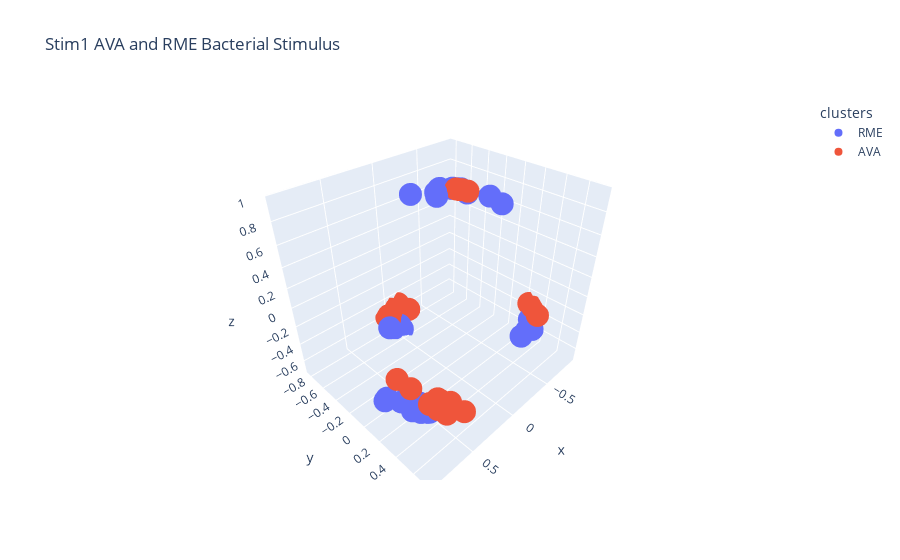

The notebook cell saved with this chart:
### Code cell
# Create a scatter plot
fig = px.scatter_3d(data_frame = hyperbolic_df, x= 'x', y = 'y', z= 'z', title='Stim1 AVA and RME Bacterial Stimulus',  color ='clusters') #cornflowerblue, lightcoral
fig.update_layout(
    scene=dict(
        xaxis=dict(ticktext=[-1, -0.5, 0, 0.5, 1]),
        yaxis=dict(ticktext=[-1, -0.5, 0, 0.5, 1]),
        zaxis=dict(ticktext=[-1, -0.5, 0, 0.5, 1]),
    )
)

fig.show()

### Figure 1 — Plotly figure (JSON) as saved in the notebook; plotly's stock layout.template omitted (floating-point values rounded to 4 significant figures)
{"data": [{"hovertemplate": "clusters=RME<br>x=%{x}<br>y=%{y}<br>z=%{z}<extra></extra>", "legendgroup": "RME", "marker": {"color": "#636efa", "symbol": "circle"}, "mode": "markers", "name": "RME", "scene": "scene", "showlegend": true, "type": "scatter3d", "x": [0.7624, 0.7945, 0.7317, 0.7978, 0.7369, 0.8856, 0.8956, 0.7773, 0.7977, 0.801, 0.8562, -0.1516, -0.343, -0.3139, 0.01989, -0.4138, -0.05573, -0.2888, -0.2507, -0.6644, -0.3837, -0.1074, -0.5322, -0.03827, -0.04261, 0.03518, 0.07706, -0.803, -0.7038, -0.7428, -0.7404], "y": [0.4899, 0.4323, 0.5473, 0.5117, 0.537, 0.2318, 0.2739, 0.5056, 0.5085, 0.4557, 0.3884, -0.2437, -0.2263, -0.2532, -0.09389, 0.05522, -0.1817, -0.238, -0.3363, -0.009526, -0.2217, -0.5339, -0.2886, -0.7067, -0.6756, -0.7093, -0.7253, 0.3218, 0.3168, 0.4017, 0.3462], "z": [-0.3105, -0.3139, -0.2851, -0.1608, -0.2913, -0.2952, -0.2238, -0.2432, -0.167, -0.2711, -0.2034, 0.9154, 0.865, 0.8702, 0.9525, 0.866, 0.9338, 0.8794, 0.8621, 0.6987, 0.8525, 0.7932, 0.7506, -0.6618, -0.6956, -0.6596, -0.6389, -0.4357, -0.5891, -0.4774, -0.5231]}, {"hovertemplate": "clusters=AVA<br>x=%{x}<br>y=%{y}<br>z=%{z}<extra></extra>", "legendgroup": "AVA", "marker": {"color": "#EF553B", "symbol": "circle"}, "mode": "markers", "name": "AVA", "scene": "scene", "showlegend": true, "type": "scatter3d", "x": [0.7532, 0.6602, 0.5642, 0.7115, 0.8801, 0.7109, 0.8345, 0.7246, 0.7502, 0.6755, 0.6529, 0.6781, -0.3375, -0.2941, -0.2403, -0.2859, -0.3196, -0.1264, 0.05107, 0.02919, 0.03428, -0.2041, -0.02868, -0.01608, -0.8611, -0.8795, -0.8113], "y": [0.5748, 0.6851, 0.732, 0.6352, 0.3918, 0.6123, 0.4758, 0.6239, 0.5686, 0.666, 0.6443, 0.6435, -0.1682, -0.07084, -0.1459, -0.1549, -0.091, -0.8246, -0.7931, -0.7788, -0.7964, -0.7516, -0.8227, -0.8087, 0.3021, 0.2445, 0.396], "z": [-0.1513, -0.1261, -0.2643, -0.1041, 0.04378, -0.2185, -0.01687, -0.08746, -0.169, -0.1377, -0.2903, -0.208, 0.8748, 0.9054, 0.9169, 0.8955, 0.891, -0.4969, -0.5568, -0.5759, -0.5514, -0.5726, -0.5141, -0.5356, -0.3298, -0.3261, -0.3499]}], "layout": {"legend": {"title": {"text": "clusters"}, "tracegroupgap": 0}, "scene": {"domain": {"x": [0, 1], "y": [0, 1]}, "xaxis": {"ticktext": [-1, -0.5, 0, 0.5, 1], "title": {"text": "x"}}, "yaxis": {"ticktext": [-1, -0.5, 0, 0.5, 1], "title": {"text": "y"}}, "zaxis": {"ticktext": [-1, -0.5, 0, 0.5, 1], "title": {"text": "z"}}}, "title": {"text": "Stim1 AVA and RME Bacterial Stimulus"}}}
